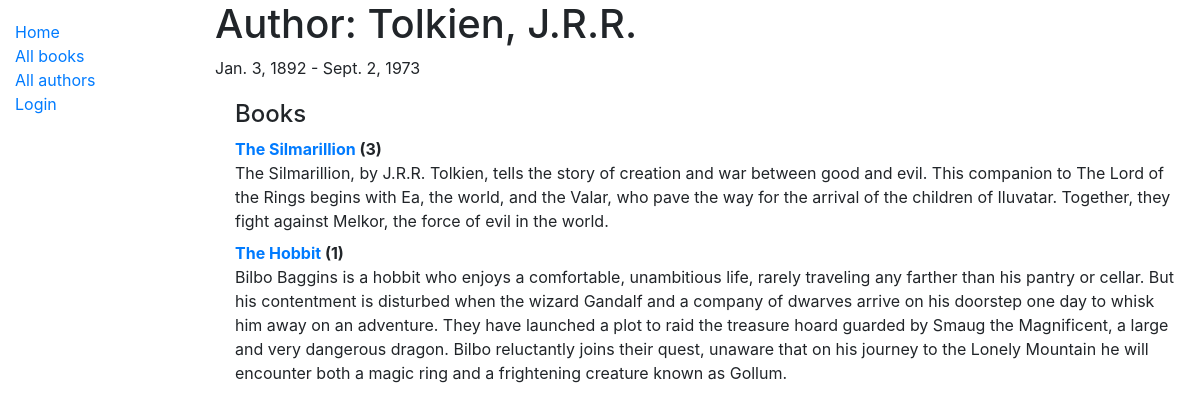
The app's page /catalog/author/1 with its own data.
### catalog/models.py (models this page shows, shortened)
class Author(models.Model):
    first_name = models.CharField(max_length=100)
    last_name = models.CharField(max_length=100)
    date_of_birth = models.DateField(null=True, blank=True)
    date_of_death = models.DateField('Died', null=True, blank=True)
    class Meta:
        ordering = ['last_name', 'first_name']
    def __str__(self):
        return f'{self.last_name}, {self.first_name}'

class Book(models.Model):
    title = models.CharField(max_length=200)
    author = models.ForeignKey('Author', on_delete=models.SET_NULL, null=True)
    summary = models.TextField(
        max_length=1000, help_text='Enter a brief description of the book')
    isbn = models.CharField(
        'ISBN', max_length=13, help_text='13 Character <a href="https://www.isbn-international.org/content/what-isbn">ISBN number</a>')
    genre = models.ManyToManyField(
        Genre, help_text='Select a genre for this book')
    def __str__(self):
        return self.title
    def display_genre(self):
        """Create a string for the Genre. This is required to display genre in Admin."""
        return ', '.join(genre.name for genre in self.genre.all()[:3])
    display_genre.short_description = 'Genre'

### catalog/views.py (the view)
# urls.py: path('author/<int:pk>', views.AuthorDetailView.as_view(), name='author-detail'),
class AuthorDetailView(generic.DetailView):
    model = Author

### catalog/templates/catalog/author_detail.html
{% extends "base_generic.html" %}
{% block content %}
    <h1>Author: {{ author }} </h1>
    <p>{{author.date_of_birth}} - {% if author.date_of_death %}{{author.date_of_death}}{% endif %}</p>
    <div style="margin-left:20px;margin-top:20px">
        <h4>Books</h4>
        <dl>
        {% for book in author.book_set.all %}
          <dt><a href="{% url 'book-detail' book.pk %}">{{book}}</a> ({{book.bookinstance_set.all.count}})</dt>
          <dd>{{book.summary}}</dd>
        {% endfor %}
        </dl>
    </div>
{% endblock %}

### records on screen
Author: last_name+first_name "Tolkien, J.R.R.", date_of_birth "Jan. 3, 1892", date_of_death "Sept. 2, 1973"
Book: title "The Silmarillion", bookinstance_set.all.count "3", summary "The Silmarillion, by J.R.R. Tolkien, tells the story of creation and war between good and evil. This companion to The Lord of the Rings begins with Ea, the world, and the Valar, who pave the way for the arrival of the children of Iluvatar. Together, they fight against Melkor, the force of evil in the world."
Book: title "The Hobbit", bookinstance_set.all.count "1", summary "Bilbo Baggins is a hobbit who enjoys a comfortable, unambitious life, rarely traveling any farther than his pantry or cellar. But his contentment is disturbed when the wizard Gandalf and a company of dwarves arrive on his doorstep one day to whisk him away on an adventure. They have launched a plot to raid the treasure hoard guarded by Smaug the Magnificent, a large and very dangerous dragon. Bilbo reluctantly joins their quest, unaware that on his journey to the Lonely Mountain he will encounter both a magic ring and a frightening creature known as Gollum."
